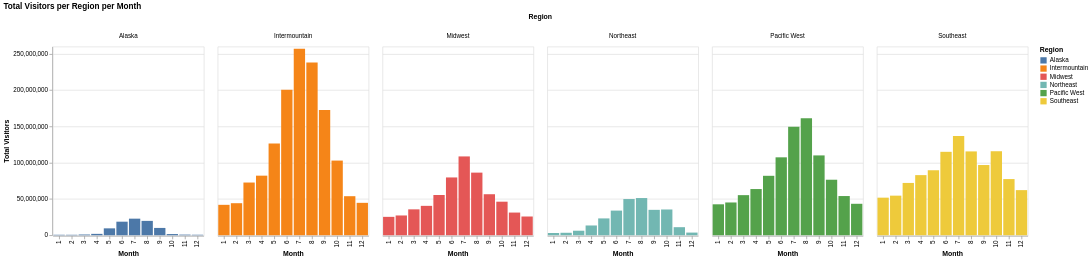

The notebook cell this image was saved under:
### Markdown cell above
### 6. Total visitors per month per region of national park based on geography

### Code cell
alt.Chart(df_grouped).mark_bar().encode(
    x=alt.X('Month:O', title="Month"),
    y=alt.Y('Total:Q', title="Total Visitors"),
    color='Region:N',
    column='Region:N',
    tooltip=['Region', 'Month', 'Total']
).properties(
    title="Total Visitors per Region per Month"
)

### Figure 1 — Vega-Lite specification as saved in the notebook (floating-point values rounded to 4 significant figures)
{"config": {"view": {"continuousWidth": 300, "continuousHeight": 300}}, "data": {"name": "data-195cac5ca85ea3005685feea3fa81d0f"}, "mark": {"type": "bar"}, "encoding": {"color": {"field": "Region", "type": "nominal"}, "column": {"field": "Region", "type": "nominal"}, "tooltip": [{"field": "Region", "type": "nominal"}, {"field": "Month", "type": "quantitative"}, {"field": "Total", "type": "quantitative"}], "x": {"field": "Month", "title": "Month", "type": "ordinal"}, "y": {"field": "Total", "title": "Total Visitors", "type": "quantitative"}}, "title": "Total Visitors per Region per Month", "$schema": "https://vega.github.io/schema/vega-lite/v5.20.1.json", "datasets": {"data-195cac5ca85ea3005685feea3fa81d0f": [{"Region": "Alaska", "Month": 1, "Total": 645184}, {"Region": "Alaska", "Month": 2, "Total": 629526}, {"Region": "Alaska", "Month": 3, "Total": 1006768}, {"Region": "Alaska", "Month": 4, "Total": 1900516}, {"Region": "Alaska", "Month": 5, "Total": 9503057}, {"Region": "Alaska", "Month": 6, "Total": 18686671}, {"Region": "Alaska", "Month": 7, "Total": 22859819}, {"Region": "Alaska", "Month": 8, "Total": 19789225}, {"Region": "Alaska", "Month": 9, "Total": 10081134}, {"Region": "Alaska", "Month": 10, "Total": 1631472}, {"Region": "Alaska", "Month": 11, "Total": 867267}, {"Region": "Alaska", "Month": 12, "Total": 685658}, {"Region": "Intermountain ", "Month": 1, "Total": 41917021}, {"Region": "Intermountain ", "Month": 2, "Total": 44152928}, {"Region": "Intermountain ", "Month": 3, "Total": 72628603}, {"Region": "Intermountain ", "Month": 4, "Total": 82101094}, {"Region": "Intermountain ", "Month": 5, "Total": 126406266}, {"Region": "Intermountain ", "Month": 6, "Total": 200341620}, {"Region": "Intermountain ", "Month": 7, "Total": 256904967}, {"Region": "Intermountain ", "Month": 8, "Total": 237888829}, {"Region": "Intermountain ", "Month": 9, "Total": 172740935}, {"Region": "Intermountain ", "Month": 10, "Total": 102875071}, {"Region": "Intermountain ", "Month": 11, "Total": 53808761}, {"Region": "Intermountain ", "Month": 12, "Total": 44654377}, {"Region": "Midwest ", "Month": 1, "Total": 25341614}, {"Region": "Midwest ", "Month": 2, "Total": 27250543}, {"Region": "Midwest ", "Month": 3, "Total": 35683725}, {"Region": "Midwest ", "Month": 4, "Total": 40501400}, {"Region": "Midwest ", "Month": 5, "Total": 55462035}, {"Region": "Midwest ", "Month": 6, "Total": 79639897}, {"Region": "Midwest ", "Month": 7, "Total": 108605793}, {"Region": "Midwest ", "Month": 8, "Total": 86283445}, {"Region": "Midwest ", "Month": 9, "Total": 56520269}, {"Region": "Midwest ", "Month": 10, "Total": 46235261}, {"Region": "Midwest ", "Month": 11, "Total": 31253182}, {"Region": "Midwest ", "Month": 12, "Total": 25823323}, {"Region": "Northeast ", "Month": 1, "Total": 3134624}, {"Region": "Northeast ", "Month": 2, "Total": 3410949}, {"Region": "Northeast ", "Month": 3, "Total": 6239971}, {"Region": "Northeast ", "Month": 4, "Total": 13461199}, {"Region": "Northeast ", "Month": 5, "Total": 23205102}, {"Region": "Northeast ", "Month": 6, "Total": 33957682}, {"Region": "Northeast ", "Month": 7, "Total": 49888137}, {"Region": "Northeast ", "Month": 8, "Total": 51257616}, {"Region": "Northeast ", "Month": 9, "Total": 35002069}, {"Region": "Northeast ", "Month": 10, "Total": 35502973}, {"Region": "Northeast ", "Month": 11, "Total": 11117644}, {"Region": "Northeast ", "Month": 12, "Total": 3666136}, {"Region": "Pacific West ", "Month": 1, "Total": 42631128}, {"Region": "Pacific West ", "Month": 2, "Total": 45156880}, {"Region": "Pacific West ", "Month": 3, "Total": 55253271}, {"Region": "Pacific West ", "Month": 4, "Total": 63658514}, {"Region": "Pacific West ", "Month": 5, "Total": 81905771}, {"Region": "Pacific West ", "Month": 6, "Total": 107359758}, {"Region": "Pacific West ", "Month": 7, "Total": 149338974}, {"Region": "Pacific West ", "Month": 8, "Total": 161325828}, {"Region": "Pacific West ", "Month": 9, "Total": 110001694}, {"Region": "Pacific West ", "Month": 10, "Total": 76497403}, {"Region": "Pacific West ", "Month": 11, "Total": 54016580}, {"Region": "Pacific West ", "Month": 12, "Total": 43345617}, {"Region": "Southeast ", "Month": 1, "Total": 51790385}, {"Region": "Southeast ", "Month": 2, "Total": 54559913}, {"Region": "Southeast ", "Month": 3, "Total": 72074822}, {"Region": "Southeast ", "Month": 4, "Total": 82843921}, {"Region": "Southeast ", "Month": 5, "Total": 89421228}, {"Region": "Southeast ", "Month": 6, "Total": 114951219}, {"Region": "Southeast ", "Month": 7, "Total": 136602484}, {"Region": "Southeast ", "Month": 8, "Total": 115513850}, {"Region": "Southeast ", "Month": 9, "Total": 96740218}, {"Region": "Southeast ", "Month": 10, "Total": 115752973}, {"Region": "Southeast ", "Month": 11, "Total": 77400430}, {"Region": "Southeast ", "Month": 12, "Total": 62168114}]}}
